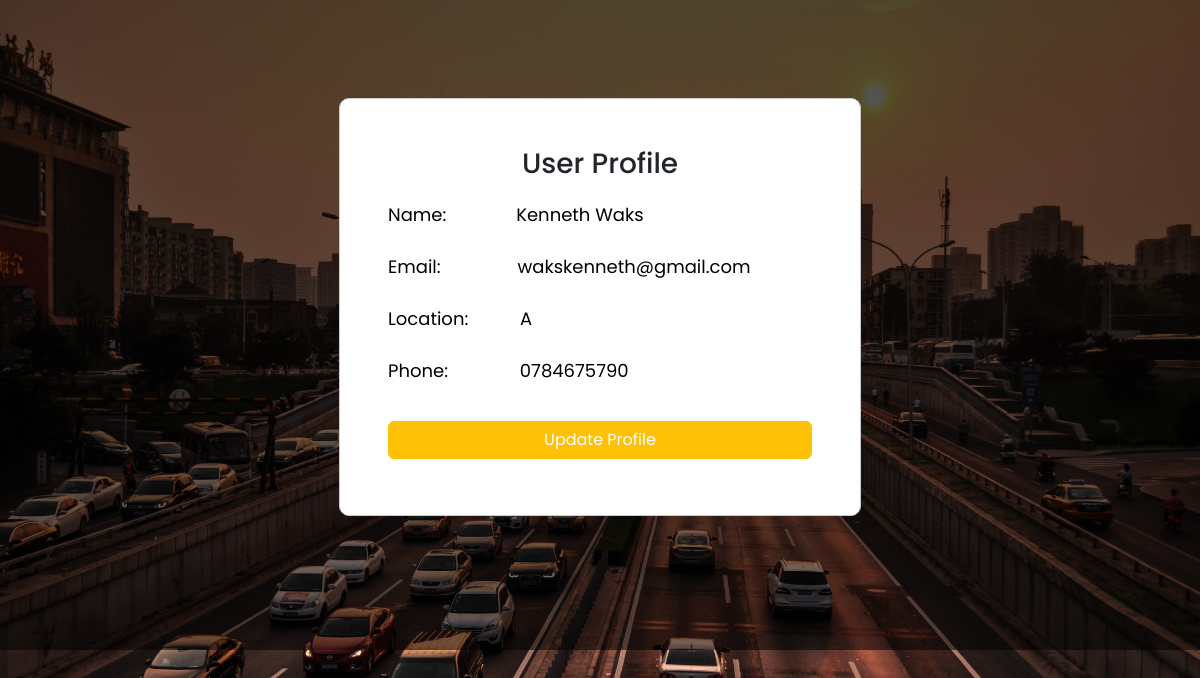
Page /dashboard/profile.php (signed in) on the committed database.
### tables this page shows
CREATE TABLE `users` (
  `userid` int(11) NOT NULL,
  `fullname` varchar(200) NOT NULL,
  `phone` varchar(200) NOT NULL,
  `email` varchar(200) NOT NULL,
  `location` varchar(200) NOT NULL,
  `password` varchar(200) NOT NULL,
  `token` varchar(200) NOT NULL,
  `role` varchar(100) NOT NULL,
  `date_registered` varchar(100) NOT NULL
);

### dashboard/profile.php (the view, shortened to what this page needs)
<?php
include '../root/config.php';
$email   = $_SESSION['email'];
$stmt = $dbh->prepare("SELECT * FROM users WHERE email= :email");
$stmt->bindParam(':email', $email);
$stmt->execute();
$user = $stmt->fetch(PDO::FETCH_ASSOC);
?>
<!DOCTYPE html>
<html lang="en">
<head>
    <link href="https://cdn.jsdelivr.net/npm/bootstrap@5.2.3/dist/css/bootstrap.min.css" rel="stylesheet"
>
    <link rel="stylesheet" href="../src/style.css">
</head>
<body>
    <div class="overlay">
        <div class="container">
            <div class="row m-5 no-gutters">
                <div class="col-md-6 bg-white p-5" style="border-radius: 10px; border: 1px solid #ccc; display:block; margin:0 auto;">
                    <h3 class="pb-3">User Profile</h3>
                    <div class="form-style form">
                        <form method="post" action="">
                            <div class="form-group pb-3">
                                <p>Name: <span id="s1"><?php echo $user['fullname']; ?></span></p>
                            </div>
                            <div class="form-group pb-3">
                                <p>Email: <span id="s2"><?php echo $user['email']; ?></span></p>
                            </div>
                            <div class="form-group pb-3">
                                <p>Location: <span id="s3"><?php echo $user['location']; ?></span></p>
                            </div>
                            <div class="form-group pb-3">
                                <p>Phone: <span id="s4"><?php echo $user['phone']; ?></span></p>
                            </div>
                            <div class="pb-2">
                                <a class="btn btn-warning w-100 font-weight-bold mt-2" href="update_profile.php" style="text-decoration:none; color:white;">Update Profile</a>
                            </div>
                        </form>
                    </div>
                </div>
            </div>
        </div>
    </div>
</body>
</html>

### src/style.css (style rules this page uses)
* { margin: 0; padding: 0; box-sizing: border-box; }
.overlay { width: 100%; height: 650px; background: linear-gradient(0deg, rgba(0, 0, 0, 0.54), rgba(0, 0, 0, 0.69)), url(/images/pexels-pixabay-210182.jpg); background-repeat: no-repeat; background-size: cover; }
.container { padding: 50px 0 0; border-radius: 10px; }
:root { --primary-font-family: "Poppins", sans-serif; --light-white: #f5f8fa; --gray: #5e6278; --gray-1: #e3e3e3; }
body { font-family: var(--primary-font-family); font-size: 14px; }

### dashboard/profile.php (style rules this page uses)
body { background-image: url('../images/pexels-pixabay-210182.jpg'); background-size: cover; background-repeat: no-repeat; }
h3 { text-align:center; }
.form p { font-weight:normal; color: black; font-size:18px; line-height: 20px; }
.form #s1 { margin-left:65px; }
.form #s2 { margin-left:72px; }
.form #s3 { margin-left:47px; }
.form #s4 { margin-left:67px; }

### rows in the picture
users: fullname "Kenneth Waks", email "wakskenneth@gmail.com", location "A", phone "0784675790"
